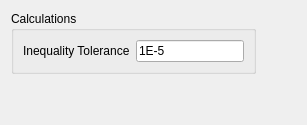
      <widget class="QWidget" name="tab_settings">
       <property name="styleSheet">
        <string notr="true"/>
       </property>
       <attribute name="title">
        <string>Settings</string>
       </attribute>
       <layout class="QGridLayout" name="layout_TabSettings">
        <item row="0" column="0">
         <widget class="QGroupBox" name="groupBox_SettingsCalculation">
          <property name="sizePolicy">
           <sizepolicy hsizetype="Minimum" vsizetype="Minimum">
            <horstretch>0</horstretch>
            <verstretch>0</verstretch>
           </sizepolicy>
          </property>
          <property name="maximumSize">
           <size>
            <width>16777215</width>
            <height>80</height>
           </size>
          </property>
          <property name="styleSheet">
           <string notr="true"/>
          </property>
          <property name="title">
           <string>Calculations</string>
          </property>
          <layout class="QFormLayout" name="layout_SettingsLeft">
           <property name="formAlignment">
            <set>Qt::AlignLeading|Qt::AlignLeft|Qt::AlignVCenter</set>
           </property>
           <item row="0" column="0">
            <widget class="QLabel" name="label_SettingsTolerance">
             <property name="text">
              <string>Inequality Tolerance</string>
             </property>
            </widget>
           </item>
           <item row="0" column="1">
            <widget class="QLineEdit" name="lineEdit_SettingsTolerance">
             <property name="toolTip">
              <string>Sets the tolerance of the inequality comparison. </string>
             </property>
             <property name="text">
              <string>1E-5</string>
             </property>
            </widget>
           </item>
          </layout>
         </widget>
        </item>
        <item row="0" column="1">
         <spacer name="spacer_SettingsRight">
          <property name="orientation">
           <enum>Qt::Horizontal</enum>
          </property>
          <property name="sizeHint" stdset="0">
           <size>
            <width>40</width>
            <height>20</height>
           </size>
          </property>
         </spacer>
        </item>
        <item row="1" column="0">
         <spacer name="spacer_SettingsBottom">
          <property name="orientation">
           <enum>Qt::Vertical</enum>
          </property>
          <property name="sizeType">
           <enum>QSizePolicy::Expanding</enum>
          </property>
          <property name="sizeHint" stdset="0">
           <size>
            <width>20</width>
            <height>40</height>
           </size>
          </property>
         </spacer>
        </item>
       </layout>
      </widget>
